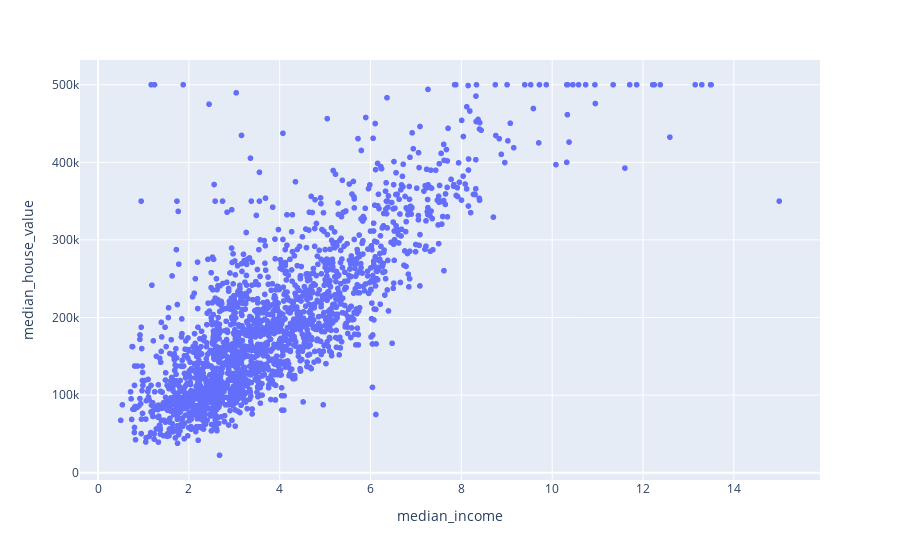

Notebook code cell kept with this figure:
### Code cell
data = df.head(2000)
px.scatter(data, x='median_income', y='median_house_value')

### Figure 1 — Plotly figure (JSON) as saved in the notebook; plotly's stock layout.template omitted (floating-point values rounded to 4 significant figures; data arrays with more than 128 entries replaced by an {"elided": "..."} marker saying what was removed)
{"data": [{"hovertemplate": "median_income=%{x}<br>median_house_value=%{y}<extra></extra>", "legendgroup": "", "marker": {"color": "#636efa", "symbol": "circle"}, "mode": "markers", "name": "", "showlegend": false, "type": "scattergl", "x": {"elided": "2000 float values"}, "xaxis": "x", "y": {"elided": "2000 int values"}, "yaxis": "y"}], "layout": {"legend": {"tracegroupgap": 0}, "margin": {"t": 60}, "xaxis": {"anchor": "y", "domain": [0, 1], "title": {"text": "median_income"}}, "yaxis": {"anchor": "x", "domain": [0, 1], "title": {"text": "median_house_value"}}}}
